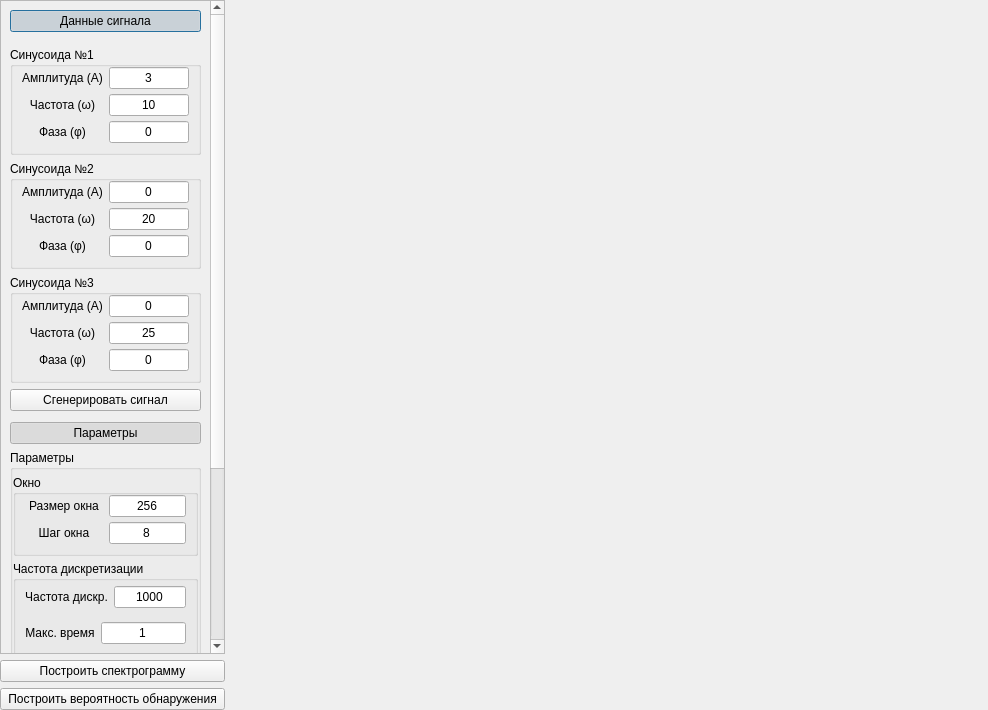
<?xml version="1.0" encoding="UTF-8"?>
<ui version="4.0">
 <class>Dialog</class>
 <widget class="QDialog" name="Dialog">
  <property name="geometry">
   <rect>
    <x>0</x>
    <y>0</y>
    <width>988</width>
    <height>710</height>
   </rect>
  </property>
  <property name="windowTitle">
   <string>Dialog</string>
  </property>
  <layout class="QHBoxLayout" name="horizontalLayout" stretch="0,0,0">
   <property name="leftMargin">
    <number>0</number>
   </property>
   <property name="topMargin">
    <number>0</number>
   </property>
   <property name="rightMargin">
    <number>0</number>
   </property>
   <property name="bottomMargin">
    <number>0</number>
   </property>
   <item>
    <widget class="QWidget" name="widget_menu" native="true">
     <property name="minimumSize">
      <size>
       <width>215</width>
       <height>0</height>
      </size>
     </property>
     <property name="maximumSize">
      <size>
       <width>225</width>
       <height>16777215</height>
      </size>
     </property>
     <layout class="QVBoxLayout" name="layout_menu">
      <property name="leftMargin">
       <number>0</number>
      </property>
      <property name="topMargin">
       <number>0</number>
      </property>
      <property name="rightMargin">
       <number>0</number>
      </property>
      <property name="bottomMargin">
       <number>0</number>
      </property>
      <item>
       <widget class="QScrollArea" name="scrollArea">
        <property name="widgetResizable">
         <bool>true</bool>
        </property>
        <widget class="QWidget" name="scrollAreaWidgetContents">
         <property name="geometry">
          <rect>
           <x>0</x>
           <y>0</y>
           <width>206</width>
           <height>804</height>
          </rect>
         </property>
         <layout class="QVBoxLayout" name="verticalLayout_2">
          <item>
           <widget class="QPushButton" name="pushButton_signal_data">
            <property name="text">
             <string>Данные сигнала</string>
            </property>
            <property name="checkable">
             <bool>true</bool>
            </property>
            <property name="checked">
             <bool>true</bool>
            </property>
           </widget>
          </item>
          <item>
           <widget class="QWidget" name="widget_loading_data" native="true">
            <layout class="QVBoxLayout" name="verticalLayout_3">
             <property name="spacing">
              <number>5</number>
             </property>
             <property name="leftMargin">
              <number>0</number>
             </property>
             <property name="topMargin">
              <number>0</number>
             </property>
             <property name="rightMargin">
              <number>0</number>
             </property>
             <property name="bottomMargin">
              <number>0</number>
             </property>
             <item>
              <widget class="QWidget" name="widget_sinusoid_parameters" native="true">
               <layout class="QVBoxLayout" name="layout_dome_parameters">
                <property name="leftMargin">
                 <number>0</number>
                </property>
                <property name="rightMargin">
                 <number>0</number>
                </property>
                <property name="bottomMargin">
                 <number>5</number>
                </property>
                <item>
                 <widget class="QGroupBox" name="groupBox_sinusoid_1">
                  <property name="title">
                   <string>Синусоида №1</string>
                  </property>
                  <layout class="QVBoxLayout" name="layout_dome_1">
                   <property name="spacing">
                    <number>5</number>
                   </property>
                   <property name="leftMargin">
                    <number>0</number>
                   </property>
                   <property name="topMargin">
                    <number>0</number>
                   </property>
                   <property name="rightMargin">
                    <number>0</number>
                   </property>
                   <property name="bottomMargin">
                    <number>9</number>
                   </property>
                   <item>
                    <widget class="QWidget" name="widget_amplitude_1" native="true">
                     <property name="sizePolicy">
                      <sizepolicy hsizetype="Preferred" vsizetype="Maximum">
                       <horstretch>0</horstretch>
                       <verstretch>0</verstretch>
                      </sizepolicy>
                     </property>
                     <layout class="QHBoxLayout" name="layout_amplitude_1" stretch="1,1">
                      <property name="topMargin">
                       <number>0</number>
                      </property>
                      <property name="bottomMargin">
                       <number>0</number>
                      </property>
                      <item>
                       <widget class="QLabel" name="label_text_amplitude_1">
                        <property name="text">
                         <string>Амплитуда (A)</string>
                        </property>
                        <property name="alignment">
                         <set>Qt::AlignCenter</set>
                        </property>
                       </widget>
                      </item>
                      <item>
                       <widget class="QLineEdit" name="lineEdit_amplitude_1">
                        <property name="text">
                         <string>3</string>
                        </property>
                        <property name="alignment">
                         <set>Qt::AlignCenter</set>
                        </property>
                       </widget>
                      </item>
                     </layout>
                    </widget>
                   </item>
                   <item>
                    <widget class="QWidget" name="widget_frequency_1" native="true">
                     <property name="sizePolicy">
                      <sizepolicy hsizetype="Preferred" vsizetype="Maximum">
                       <horstretch>0</horstretch>
                       <verstretch>0</verstretch>
                      </sizepolicy>
                     </property>
                     <layout class="QHBoxLayout" name="layout_x0_1" stretch="1,1">
                      <property name="topMargin">
                       <number>0</number>
                      </property>
                      <property name="bottomMargin">
                       <number>0</number>
                      </property>
                      <item>
                       <widget class="QLabel" name="label_text_frequency_1">
                        <property name="text">
                         <string>Частота (ω)</string>
                        </property>
                        <property name="alignment">
                         <set>Qt::AlignCenter</set>
                        </property>
                       </widget>
                      </item>
                      <item>
                       <widget class="QLineEdit" name="lineEdit_frequency_1">
                        <property name="text">
                         <string>10</string>
                        </property>
                        <property name="alignment">
                         <set>Qt::AlignCenter</set>
                        </property>
                       </widget>
                      </item>
                     </layout>
                    </widget>
                   </item>
                   <item>
                    <widget class="QWidget" name="widget_phase_1" native="true">
                     <property name="sizePolicy">
                      <sizepolicy hsizetype="Preferred" vsizetype="Maximum">
                       <horstretch>0</horstretch>
                       <verstretch>0</verstretch>
                      </sizepolicy>
                     </property>
                     <layout class="QHBoxLayout" name="layout_sigma_x_1" stretch="1,1">
                      <property name="topMargin">
                       <number>0</number>
                      </property>
                      <property name="bottomMargin">
                       <number>0</number>
                      </property>
                      <item>
                       <widget class="QLabel" name="label_text_phase_1">
                        <property name="text">
                         <string>Фаза (φ)</string>
                        </property>
                        <property name="alignment">
                         <set>Qt::AlignCenter</set>
                        </property>
                       </widget>
                      </item>
                      <item>
                       <widget class="QLineEdit" name="lineEdit_phase_1">
                        <property name="text">
                         <string>0</string>
                        </property>
                        <property name="alignment">
                         <set>Qt::AlignCenter</set>
                        </property>
                       </widget>
                      </item>
                     </layout>
                    </widget>
                   </item>
                  </layout>
                 </widget>
                </item>
                <item>
                 <widget class="QGroupBox" name="groupBox_sinusoid_2">
                  <property name="title">
                   <string>Синусоида №2</string>
                  </property>
                  <layout class="QVBoxLayout" name="layout_dome_2">
                   <property name="spacing">
                    <number>5</number>
                   </property>
                   <property name="leftMargin">
                    <number>0</number>
                   </property>
                   <property name="topMargin">
                    <number>0</number>
                   </property>
                   <property name="rightMargin">
                    <number>0</number>
                   </property>
                   <property name="bottomMargin">
                    <number>9</number>
                   </property>
                   <item>
                    <widget class="QWidget" name="widget_amplitude_2" native="true">
                     <property name="sizePolicy">
                      <sizepolicy hsizetype="Preferred" vsizetype="Maximum">
                       <horstretch>0</horstretch>
                       <verstretch>0</verstretch>
                      </sizepolicy>
                     </property>
                     <layout class="QHBoxLayout" name="layout_amplitude_2" stretch="1,1">
                      <property name="topMargin">
                       <number>0</number>
                      </property>
                      <property name="bottomMargin">
                       <number>0</number>
                      </property>
                      <item>
                       <widget class="QLabel" name="label_text_amplitude_2">
                        <property name="text">
                         <string>Амплитуда (A)</string>
                        </property>
                        <property name="alignment">
                         <set>Qt::AlignCenter</set>
                        </property>
                       </widget>
                      </item>
                      <item>
                       <widget class="QLineEdit" name="lineEdit_amplitude_2">
                        <property name="text">
                         <string>0</string>
                        </property>
                        <property name="alignment">
                         <set>Qt::AlignCenter</set>
                        </property>
                       </widget>
                      </item>
                     </layout>
                    </widget>
                   </item>
                   <item>
                    <widget class="QWidget" name="widget_frequency_2" native="true">
                     <property name="sizePolicy">
                      <sizepolicy hsizetype="Preferred" vsizetype="Maximum">
                       <horstretch>0</horstretch>
                       <verstretch>0</verstretch>
                      </sizepolicy>
                     </property>
                     <layout class="QHBoxLayout" name="layout_x0_2" stretch="1,1">
                      <property name="topMargin">
                       <number>0</number>
                      </property>
                      <property name="bottomMargin">
                       <number>0</number>
                      </property>
                      <item>
                       <widget class="QLabel" name="label_text_frequency_2">
                        <property name="text">
                         <string>Частота (ω)</string>
                        </property>
                        <property name="alignment">
                         <set>Qt::AlignCenter</set>
                        </property>
                       </widget>
                      </item>
                      <item>
                       <widget class="QLineEdit" name="lineEdit_frequency_2">
                        <property name="text">
                         <string>20</string>
                        </property>
                        <property name="alignment">
                         <set>Qt::AlignCenter</set>
                        </property>
                       </widget>
                      </item>
                     </layout>
                    </widget>
                   </item>
                   <item>
                    <widget class="QWidget" name="widget_phase_2" native="true">
                     <property name="sizePolicy">
                      <sizepolicy hsizetype="Preferred" vsizetype="Maximum">
                       <horstretch>0</horstretch>
                       <verstretch>0</verstretch>
                      </sizepolicy>
                     </property>
                     <layout class="QHBoxLayout" name="layout_sigma_x_2" stretch="1,1">
                      <property name="topMargin">
                       <number>0</number>
                      </property>
                      <property name="bottomMargin">
                       <number>0</number>
                      </property>
                      <item>
                       <widget class="QLabel" name="label_text_phase_2">
                        <property name="text">
                         <string>Фаза (φ)</string>
                        </property>
                        <property name="alignment">
                         <set>Qt::AlignCenter</set>
                        </property>
                       </widget>
                      </item>
                      <item>
                       <widget class="QLineEdit" name="lineEdit_phase_2">
                        <property name="text">
                         <string>0</string>
                        </property>
                        <property name="alignment">
                         <set>Qt::AlignCenter</set>
                        </property>
                       </widget>
                      </item>
                     </layout>
                    </widget>
                   </item>
                  </layout>
                 </widget>
                </item>
                <item>
                 <widget class="QGroupBox" name="groupBox_sinusoid_3">
                  <property name="title">
                   <string>Синусоида №3</string>
                  </property>
                  <layout class="QVBoxLayout" name="layout_dome_3">
                   <property name="spacing">
                    <number>5</number>
                   </property>
                   <property name="leftMargin">
                    <number>0</number>
                   </property>
                   <property name="topMargin">
                    <number>0</number>
                   </property>
                   <property name="rightMargin">
                    <number>0</number>
                   </property>
                   <property name="bottomMargin">
                    <number>9</number>
                   </property>
                   <item>
                    <widget class="QWidget" name="widget_amplitude_3" native="true">
                     <property name="sizePolicy">
                      <sizepolicy hsizetype="Preferred" vsizetype="Maximum">
                       <horstretch>0</horstretch>
                       <verstretch>0</verstretch>
                      </sizepolicy>
                     </property>
                     <layout class="QHBoxLayout" name="layout_amplitude_3" stretch="1,1">
                      <property name="topMargin">
                       <number>0</number>
                      </property>
                      <property name="bottomMargin">
                       <number>0</number>
                      </property>
                      <item>
                       <widget class="QLabel" name="label_text_amplitude_3">
                        <property name="text">
                         <string>Амплитуда (A)</string>
                        </property>
                        <property name="alignment">
                         <set>Qt::AlignCenter</set>
                        </property>
                       </widget>
                      </item>
                      <item>
                       <widget class="QLineEdit" name="lineEdit_amplitude_3">
                        <property name="text">
                         <string>0</string>
                        </property>
                        <property name="alignment">
                         <set>Qt::AlignCenter</set>
                        </property>
                       </widget>
                      </item>
                     </layout>
                    </widget>
                   </item>
                   <item>
                    <widget class="QWidget" name="widget_frequency_3" native="true">
                     <property name="sizePolicy">
                      <sizepolicy hsizetype="Preferred" vsizetype="Maximum">
                       <horstretch>0</horstretch>
                       <verstretch>0</verstretch>
                      </sizepolicy>
                     </property>
                     <layout class="QHBoxLayout" name="layout_x0_3" stretch="1,1">
                      <property name="topMargin">
                       <number>0</number>
                      </property>
                      <property name="bottomMargin">
                       <number>0</number>
                      </property>
                      <item>
                       <widget class="QLabel" name="label_text_frequency_3">
                        <property name="text">
                         <string>Частота (ω)</string>
                        </property>
                        <property name="alignment">
                         <set>Qt::AlignCenter</set>
                        </property>
                       </widget>
                      </item>
                      <item>
                       <widget class="QLineEdit" name="lineEdit_frequency_3">
                        <property name="text">
                         <string>25</string>
                        </property>
                        <property name="alignment">
                         <set>Qt::AlignCenter</set>
                        </property>
                       </widget>
                      </item>
                     </layout>
                    </widget>
                   </item>
                   <item>
                    <widget class="QWidget" name="widget_phase_3" native="true">
                     <property name="sizePolicy">
                      <sizepolicy hsizetype="Preferred" vsizetype="Maximum">
                       <horstretch>0</horstretch>
                       <verstretch>0</verstretch>
                      </sizepolicy>
                     </property>
                     <layout class="QHBoxLayout" name="layout_sigma_x_3" stretch="1,1">
                      <property name="topMargin">
                       <number>0</number>
                      </property>
                      <property name="bottomMargin">
                       <number>0</number>
                      </property>
                      <item>
                       <widget class="QLabel" name="label_text_phase_3">
                        <property name="text">
                         <string>Фаза (φ)</string>
                        </property>
                        <property name="alignment">
                         <set>Qt::AlignCenter</set>
                        </property>
                       </widget>
                      </item>
                      <item>
                       <widget class="QLineEdit" name="lineEdit_phase_3">
                        <property name="text">
                         <string>0</string>
                        </property>
                        <property name="alignment">
                         <set>Qt::AlignCenter</set>
                        </property>
                       </widget>
                      </item>
                     </layout>
                    </widget>
                   </item>
                  </layout>
                 </widget>
                </item>
                <item>
                 <widget class="QPushButton" name="pushButton_generate_signal">
                  <property name="text">
                   <string>Сгенерировать сигнал</string>
                  </property>
                 </widget>
                </item>
               </layout>
              </widget>
             </item>
            </layout>
           </widget>
          </item>
          <item>
           <widget class="QPushButton" name="pushButton_parameters">
            <property name="text">
             <string>Параметры</string>
            </property>
            <property name="checkable">
             <bool>true</bool>
            </property>
            <property name="checked">
             <bool>true</bool>
            </property>
           </widget>
          </item>
          <item>
           <widget class="QGroupBox" name="groupBox_parameters">
            <property name="sizePolicy">
             <sizepolicy hsizetype="Preferred" vsizetype="Maximum">
              <horstretch>0</horstretch>
              <verstretch>0</verstretch>
             </sizepolicy>
            </property>
            <property name="title">
             <string>Параметры</string>
            </property>
            <layout class="QVBoxLayout" name="layout_area_size_3">
             <property name="spacing">
              <number>5</number>
             </property>
             <property name="leftMargin">
              <number>0</number>
             </property>
             <property name="topMargin">
              <number>5</number>
             </property>
             <property name="rightMargin">
              <number>0</number>
             </property>
             <property name="bottomMargin">
              <number>9</number>
             </property>
             <item>
              <widget class="QGroupBox" name="groupBox_window">
               <property name="sizePolicy">
                <sizepolicy hsizetype="Preferred" vsizetype="Maximum">
                 <horstretch>0</horstretch>
                 <verstretch>0</verstretch>
                </sizepolicy>
               </property>
               <property name="title">
                <string>Окно</string>
               </property>
               <layout class="QVBoxLayout" name="layout_area_size_4">
                <property name="spacing">
                 <number>5</number>
                </property>
                <property name="leftMargin">
                 <number>0</number>
                </property>
                <property name="topMargin">
                 <number>0</number>
                </property>
                <property name="rightMargin">
                 <number>0</number>
                </property>
                <property name="bottomMargin">
                 <number>9</number>
                </property>
                <item>
                 <widget class="QWidget" name="widget_window_size" native="true">
                  <property name="sizePolicy">
                   <sizepolicy hsizetype="Preferred" vsizetype="Maximum">
                    <horstretch>0</horstretch>
                    <verstretch>0</verstretch>
                   </sizepolicy>
                  </property>
                  <layout class="QHBoxLayout" name="layout_window_size" stretch="1,1">
                   <property name="topMargin">
                    <number>0</number>
                   </property>
                   <property name="bottomMargin">
                    <number>0</number>
                   </property>
                   <item>
                    <widget class="QLabel" name="label_text_window_size">
                     <property name="font">
                      <font>
                       <weight>50</weight>
                       <italic>false</italic>
                       <bold>false</bold>
                       <underline>false</underline>
                       <strikeout>false</strikeout>
                       <kerning>true</kerning>
                      </font>
                     </property>
                     <property name="text">
                      <string>Размер окна</string>
                     </property>
                     <property name="alignment">
                      <set>Qt::AlignCenter</set>
                     </property>
                    </widget>
                   </item>
                   <item>
                    <widget class="QLineEdit" name="lineEdit_window_size">
                     <property name="text">
                      <string>256</string>
                     </property>
                     <property name="alignment">
                      <set>Qt::AlignCenter</set>
                     </property>
                    </widget>
                   </item>
                  </layout>
                 </widget>
                </item>
                <item>
                 <widget class="QWidget" name="widget_window_step" native="true">
                  <property name="sizePolicy">
                   <sizepolicy hsizetype="Preferred" vsizetype="Maximum">
                    <horstretch>0</horstretch>
                    <verstretch>0</verstretch>
                   </sizepolicy>
                  </property>
                  <layout class="QHBoxLayout" name="layout_window_step" stretch="1,1">
                   <property name="topMargin">
                    <number>0</number>
                   </property>
                   <property name="rightMargin">
                    <number>9</number>
                   </property>
                   <property name="bottomMargin">
                    <number>0</number>
                   </property>
                   <item>
                    <widget class="QLabel" name="label_text_window_step">
                     <property name="text">
                      <string>Шаг окна</string>
                     </property>
                     <property name="alignment">
                      <set>Qt::AlignCenter</set>
                     </property>
                    </widget>
                   </item>
                   <item>
                    <widget class="QLineEdit" name="lineEdit_window_step">
                     <property name="text">
                      <string>8</string>
                     </property>
                     <property name="alignment">
                      <set>Qt::AlignCenter</set>
                     </property>
                    </widget>
                   </item>
                  </layout>
                 </widget>
                </item>
               </layout>
              </widget>
             </item>
             <item>
              <widget class="QGroupBox" name="groupBox_sampling_rate">
               <property name="sizePolicy">
                <sizepolicy hsizetype="Preferred" vsizetype="Maximum">
                 <horstretch>0</horstretch>
                 <verstretch>0</verstretch>
                </sizepolicy>
               </property>
               <property name="title">
                <string>Частота дискретизации</string>
               </property>
               <layout class="QVBoxLayout" name="layout_spectrum_filtration" stretch="0,0">
                <property name="spacing">
                 <number>5</number>
                </property>
                <property name="leftMargin">
                 <number>0</number>
                </property>
                <property name="topMargin">
                 <number>5</number>
                </property>
                <property name="rightMargin">
                 <number>0</number>
                </property>
                <property name="bottomMargin">
                 <number>9</number>
                </property>
                <item>
                 <widget class="QWidget" name="widget_sampling_rate" native="true">
                  <property name="sizePolicy">
                   <sizepolicy hsizetype="Preferred" vsizetype="Maximum">
                    <horstretch>0</horstretch>
                    <verstretch>0</verstretch>
                   </sizepolicy>
                  </property>
                  <layout class="QHBoxLayout" name="layout_width_area_3" stretch="0,0">
                   <property name="topMargin">
                    <number>0</number>
                   </property>
                   <item>
                    <widget class="QLabel" name="label_text_sampling_rate">
                     <property name="text">
                      <string>Частота дискр.</string>
                     </property>
                     <property name="alignment">
                      <set>Qt::AlignCenter</set>
                     </property>
                    </widget>
                   </item>
                   <item>
                    <widget class="QLineEdit" name="lineEdit_sampling_rate">
                     <property name="text">
                      <string>1000</string>
                     </property>
                     <property name="alignment">
                      <set>Qt::AlignCenter</set>
                     </property>
                    </widget>
                   </item>
                  </layout>
                 </widget>
                </item>
                <item>
                 <widget class="QWidget" name="widget_maximum_time" native="true">
                  <property name="sizePolicy">
                   <sizepolicy hsizetype="Preferred" vsizetype="Maximum">
                    <horstretch>0</horstretch>
                    <verstretch>0</verstretch>
                   </sizepolicy>
                  </property>
                  <layout class="QHBoxLayout" name="layout_width_area_4" stretch="0,0">
                   <property name="topMargin">
                    <number>0</number>
                   </property>
                   <item>
                    <widget class="QLabel" name="label_text_maximum_time">
                     <property name="text">
                      <string>Макс. время</string>
                     </property>
                     <property name="alignment">
                      <set>Qt::AlignCenter</set>
                     </property>
                    </widget>
                   </item>
                   <item>
                    <widget class="QLineEdit" name="lineEdit_maximum_time">
                     <property name="text">
                      <string>1</string>
                     </property>
                     <property name="alignment">
                      <set>Qt::AlignCenter</set>
                     </property>
                    </widget>
                   </item>
                  </layout>
                 </widget>
                </item>
               </layout>
              </widget>
             </item>
             <item>
              <widget class="QGroupBox" name="groupBox_noise">
               <property name="sizePolicy">
                <sizepolicy hsizetype="Preferred" vsizetype="Maximum">
                 <horstretch>0</horstretch>
                 <verstretch>0</verstretch>
                </sizepolicy>
               </property>
               <property name="title">
                <string>Шум</string>
               </property>
               <layout class="QVBoxLayout" name="layout_area_size_2">
                <property name="spacing">
                 <number>5</number>
                </property>
                <property name="leftMargin">
                 <number>0</number>
                </property>
                <property name="topMargin">
                 <number>5</number>
                </property>
                <property name="rightMargin">
                 <number>0</number>
                </property>
                <property name="bottomMargin">
                 <number>9</number>
                </property>
                <item>
                 <widget class="QWidget" name="widget_noise" native="true">
                  <property name="sizePolicy">
                   <sizepolicy hsizetype="Preferred" vsizetype="Maximum">
                    <horstretch>0</horstretch>
                    <verstretch>0</verstretch>
                   </sizepolicy>
                  </property>
                  <layout class="QHBoxLayout" name="layout_width_area_2" stretch="1,1">
                   <property name="topMargin">
                    <number>0</number>
                   </property>
                   <item>
                    <widget class="QLabel" name="label_text_noise">
                     <property name="text">
                      <string>дБ</string>
                     </property>
                     <property name="alignment">
                      <set>Qt::AlignCenter</set>
                     </property>
                    </widget>
                   </item>
                   <item>
                    <widget class="QLineEdit" name="lineEdit_noise">
                     <property name="text">
                      <string>3</string>
                     </property>
                     <property name="alignment">
                      <set>Qt::AlignCenter</set>
                     </property>
                    </widget>
                   </item>
                  </layout>
                 </widget>
                </item>
                <item>
                 <widget class="QPushButton" name="pushButton_display_noise">
                  <property name="text">
                   <string>Добавить шум</string>
                  </property>
                 </widget>
                </item>
               </layout>
              </widget>
             </item>
             <item>
              <widget class="QGroupBox" name="groupBox_building_spectrum">
               <property name="title">
                <string>Выбор построения спектра</string>
               </property>
               <layout class="QVBoxLayout" name="layout_choice_dome_or_picture_3">
                <property name="spacing">
                 <number>0</number>
                </property>
                <property name="leftMargin">
                 <number>6</number>
                </property>
                <property name="topMargin">
                 <number>0</number>
                </property>
                <property name="rightMargin">
                 <number>0</number>
                </property>
                <property name="bottomMargin">
                 <number>5</number>
                </property>
                <item>
                 <widget class="QRadioButton" name="radioButton_FFT">
                  <property name="text">
                   <string>FFT</string>
                  </property>
                  <property name="checked">
                   <bool>true</bool>
                  </property>
                  <property name="autoRepeat">
                   <bool>false</bool>
                  </property>
                  <property name="autoExclusive">
                   <bool>true</bool>
                  </property>
                 </widget>
                </item>
                <item>
                 <widget class="QRadioButton" name="radioButton_AKF">
                  <property name="text">
                   <string>AKF</string>
                  </property>
                  <property name="autoRepeat">
                   <bool>false</bool>
                  </property>
                  <property name="autoExclusive">
                   <bool>true</bool>
                  </property>
                 </widget>
                </item>
                <item>
                 <widget class="QRadioButton" name="radioButton_AR">
                  <property name="text">
                   <string>AR</string>
                  </property>
                  <property name="autoRepeat">
                   <bool>false</bool>
                  </property>
                  <property name="autoExclusive">
                   <bool>true</bool>
                  </property>
                 </widget>
                </item>
                <item>
                 <widget class="QRadioButton" name="radioButton_MMD">
                  <property name="text">
                   <string>MMD</string>
                  </property>
                  <property name="autoRepeat">
                   <bool>false</bool>
                  </property>
                  <property name="autoExclusive">
                   <bool>true</bool>
                  </property>
                 </widget>
                </item>
               </layout>
              </widget>
             </item>
            </layout>
           </widget>
          </item>
          <item>
           <spacer name="verticalSpacer">
            <property name="orientation">
             <enum>Qt::Vertical</enum>
            </property>
            <property name="sizeHint" stdset="0">
             <size>
              <width>20</width>
              <height>40</height>
             </size>
            </property>
           </spacer>
          </item>
         </layout>
        </widget>
       </widget>
      </item>
      <item>
       <widget class="QPushButton" name="pushButton_building_spectrogram">
        <property name="text">
         <string>Построить спектрограмму</string>
        </property>
       </widget>
      </item>
      <item>
       <widget class="QPushButton" name="pushButton_probability_of_detection">
        <property name="text">
         <string>Построить вероятность обнаружения</string>
        </property>
       </widget>
      </item>
     </layout>
    </widget>
   </item>
   <item>
    <widget class="QWidget" name="widget_main_1" native="true">
     <layout class="QVBoxLayout" name="verticalLayout_1">
      <item>
       <widget class="QWidget" name="widget_plot" native="true">
        <layout class="QVBoxLayout" name="layout_plot"/>
       </widget>
      </item>
      <item>
       <widget class="QWidget" name="widget_plot_3" native="true">
        <layout class="QVBoxLayout" name="layout_plot_3"/>
       </widget>
      </item>
     </layout>
    </widget>
   </item>
   <item>
    <widget class="QWidget" name="widget_main" native="true">
     <layout class="QVBoxLayout" name="verticalLayout">
      <item>
       <widget class="QWidget" name="widget_plot_2" native="true">
        <layout class="QVBoxLayout" name="layout_plot_2"/>
       </widget>
      </item>
      <item>
       <widget class="QWidget" name="widget_plot_4" native="true">
        <layout class="QVBoxLayout" name="layout_plot_4"/>
       </widget>
      </item>
     </layout>
    </widget>
   </item>
  </layout>
 </widget>
 <resources/>
 <connections>
  <connection>
   <sender>pushButton_signal_data</sender>
   <signal>clicked(bool)</signal>
   <receiver>widget_loading_data</receiver>
   <slot>setVisible(bool)</slot>
   <hints>
    <hint type="sourcelabel">
     <x>574</x>
     <y>-511</y>
    </hint>
    <hint type="destinationlabel">
     <x>544</x>
     <y>43</y>
    </hint>
   </hints>
  </connection>
  <connection>
   <sender>pushButton_parameters</sender>
   <signal>clicked(bool)</signal>
   <receiver>groupBox_parameters</receiver>
   <slot>setVisible(bool)</slot>
   <hints>
    <hint type="sourcelabel">
     <x>558</x>
     <y>291</y>
    </hint>
    <hint type="destinationlabel">
     <x>573</x>
     <y>322</y>
    </hint>
   </hints>
  </connection>
 </connections>
</ui>
